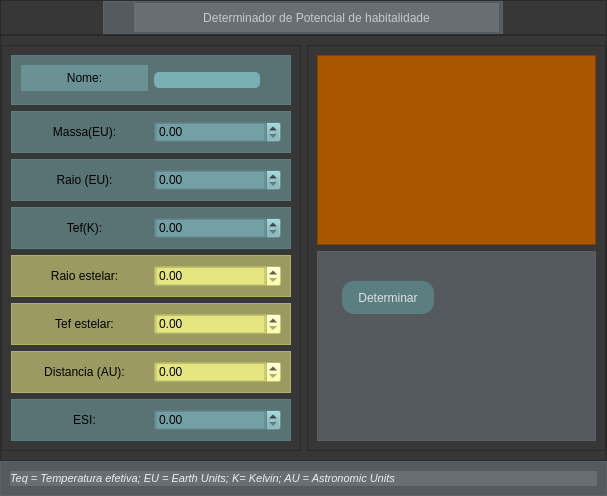
<?xml version="1.0" encoding="UTF-8"?>
<ui version="4.0">
 <class>MainWindow</class>
 <widget class="QMainWindow" name="MainWindow">
  <property name="geometry">
   <rect>
    <x>0</x>
    <y>0</y>
    <width>607</width>
    <height>496</height>
   </rect>
  </property>
  <property name="maximumSize">
   <size>
    <width>16777215</width>
    <height>16777215</height>
   </size>
  </property>
  <property name="windowTitle">
   <string>MainWindow</string>
  </property>
  <widget class="QWidget" name="centralwidget">
   <property name="minimumSize">
    <size>
     <width>400</width>
     <height>400</height>
    </size>
   </property>
   <property name="autoFillBackground">
    <bool>false</bool>
   </property>
   <property name="styleSheet">
    <string notr="true">background-color: rgb(55, 55, 55);</string>
   </property>
   <layout class="QVBoxLayout" name="verticalLayout">
    <property name="spacing">
     <number>0</number>
    </property>
    <property name="leftMargin">
     <number>0</number>
    </property>
    <property name="topMargin">
     <number>0</number>
    </property>
    <property name="rightMargin">
     <number>0</number>
    </property>
    <property name="bottomMargin">
     <number>0</number>
    </property>
    <item>
     <widget class="QFrame" name="top">
      <property name="maximumSize">
       <size>
        <width>16777215</width>
        <height>45</height>
       </size>
      </property>
      <property name="styleSheet">
       <string notr="true"/>
      </property>
      <property name="frameShape">
       <enum>QFrame::StyledPanel</enum>
      </property>
      <property name="frameShadow">
       <enum>QFrame::Raised</enum>
      </property>
      <layout class="QHBoxLayout" name="horizontalLayout_2">
       <property name="spacing">
        <number>0</number>
       </property>
       <property name="leftMargin">
        <number>0</number>
       </property>
       <property name="topMargin">
        <number>0</number>
       </property>
       <property name="rightMargin">
        <number>0</number>
       </property>
       <property name="bottomMargin">
        <number>0</number>
       </property>
       <item>
        <widget class="QFrame" name="frame_3">
         <property name="maximumSize">
          <size>
           <width>400</width>
           <height>16777215</height>
          </size>
         </property>
         <property name="styleSheet">
          <string notr="true">background-color: rgb(130, 143, 153,0.4);
</string>
         </property>
         <property name="frameShape">
          <enum>QFrame::StyledPanel</enum>
         </property>
         <property name="frameShadow">
          <enum>QFrame::Raised</enum>
         </property>
         <layout class="QVBoxLayout" name="verticalLayout_3">
          <property name="leftMargin">
           <number>30</number>
          </property>
          <property name="topMargin">
           <number>1</number>
          </property>
          <property name="rightMargin">
           <number>3</number>
          </property>
          <property name="bottomMargin">
           <number>1</number>
          </property>
          <item>
           <widget class="QLabel" name="label_titulo">
            <property name="styleSheet">
             <string notr="true">color: rgba(200, 200, 200,);</string>
            </property>
            <property name="text">
             <string>Determinador de Potencial de habitalidade</string>
            </property>
            <property name="alignment">
             <set>Qt::AlignCenter</set>
            </property>
           </widget>
          </item>
         </layout>
        </widget>
       </item>
      </layout>
     </widget>
    </item>
    <item>
     <widget class="QFrame" name="center">
      <property name="styleSheet">
       <string notr="true"/>
      </property>
      <property name="frameShape">
       <enum>QFrame::StyledPanel</enum>
      </property>
      <property name="frameShadow">
       <enum>QFrame::Raised</enum>
      </property>
      <layout class="QHBoxLayout" name="horizontalLayout">
       <property name="leftMargin">
        <number>0</number>
       </property>
       <property name="rightMargin">
        <number>0</number>
       </property>
       <item>
        <widget class="QFrame" name="info">
         <property name="minimumSize">
          <size>
           <width>0</width>
           <height>100</height>
          </size>
         </property>
         <property name="maximumSize">
          <size>
           <width>16777215</width>
           <height>600</height>
          </size>
         </property>
         <property name="styleSheet">
          <string notr="true"/>
         </property>
         <property name="frameShape">
          <enum>QFrame::StyledPanel</enum>
         </property>
         <property name="frameShadow">
          <enum>QFrame::Raised</enum>
         </property>
         <layout class="QVBoxLayout" name="verticalLayout_4">
          <item>
           <widget class="QFrame" name="nome">
            <property name="styleSheet">
             <string notr="true">background-color: rgba(122, 175, 179,0.5);</string>
            </property>
            <property name="frameShape">
             <enum>QFrame::StyledPanel</enum>
            </property>
            <property name="frameShadow">
             <enum>QFrame::Raised</enum>
            </property>
            <layout class="QHBoxLayout" name="horizontalLayout_10">
             <item>
              <widget class="QLabel" name="label">
               <property name="minimumSize">
                <size>
                 <width>0</width>
                 <height>30</height>
                </size>
               </property>
               <property name="styleSheet">
                <string notr="true">margin-bottom: 4px;
background-color: rgba(0.);</string>
               </property>
               <property name="text">
                <string>Nome:</string>
               </property>
               <property name="alignment">
                <set>Qt::AlignCenter</set>
               </property>
              </widget>
             </item>
             <item alignment="Qt::AlignLeft">
              <widget class="QLineEdit" name="nome_i">
               <property name="styleSheet">
                <string notr="true">background-color: rgba(122, 175, 179,1); 
border-radius: 5px;</string>
               </property>
              </widget>
             </item>
            </layout>
           </widget>
          </item>
          <item>
           <widget class="QFrame" name="massa">
            <property name="styleSheet">
             <string notr="true">background-color: rgba(122, 175, 179,0.5);</string>
            </property>
            <property name="frameShape">
             <enum>QFrame::StyledPanel</enum>
            </property>
            <property name="frameShadow">
             <enum>QFrame::Raised</enum>
            </property>
            <layout class="QHBoxLayout" name="horizontalLayout_3">
             <item>
              <widget class="QLabel" name="label_2">
               <property name="styleSheet">
                <string notr="true">background-color: rgba(,0);</string>
               </property>
               <property name="text">
                <string>Massa(EU):</string>
               </property>
               <property name="alignment">
                <set>Qt::AlignCenter</set>
               </property>
              </widget>
             </item>
             <item>
              <widget class="QDoubleSpinBox" name="massa_i">
               <property name="styleSheet">
                <string notr="true"/>
               </property>
              </widget>
             </item>
            </layout>
           </widget>
          </item>
          <item>
           <widget class="QFrame" name="raio">
            <property name="styleSheet">
             <string notr="true">background-color: rgba(122, 175, 179,0.5);</string>
            </property>
            <property name="frameShape">
             <enum>QFrame::StyledPanel</enum>
            </property>
            <property name="frameShadow">
             <enum>QFrame::Raised</enum>
            </property>
            <layout class="QHBoxLayout" name="horizontalLayout_9">
             <item>
              <widget class="QLabel" name="label_3">
               <property name="styleSheet">
                <string notr="true">background-color: rgba(0.5);</string>
               </property>
               <property name="text">
                <string>Raio (EU):</string>
               </property>
               <property name="alignment">
                <set>Qt::AlignCenter</set>
               </property>
              </widget>
             </item>
             <item>
              <widget class="QDoubleSpinBox" name="raio_i"/>
             </item>
            </layout>
           </widget>
          </item>
          <item>
           <widget class="QFrame" name="teq">
            <property name="styleSheet">
             <string notr="true">background-color: rgba(122, 175, 179,0.5);</string>
            </property>
            <property name="frameShape">
             <enum>QFrame::StyledPanel</enum>
            </property>
            <property name="frameShadow">
             <enum>QFrame::Raised</enum>
            </property>
            <layout class="QHBoxLayout" name="horizontalLayout_8">
             <item>
              <widget class="QLabel" name="label_4">
               <property name="styleSheet">
                <string notr="true">background-color: rgba(,0.5);</string>
               </property>
               <property name="text">
                <string>Tef(K):</string>
               </property>
               <property name="alignment">
                <set>Qt::AlignCenter</set>
               </property>
              </widget>
             </item>
             <item>
              <widget class="QDoubleSpinBox" name="teq_i"/>
             </item>
            </layout>
           </widget>
          </item>
          <item>
           <widget class="QFrame" name="distancia">
            <property name="styleSheet">
             <string notr="true">background-color: rgba(254, 255, 139,0.5);</string>
            </property>
            <property name="frameShape">
             <enum>QFrame::StyledPanel</enum>
            </property>
            <property name="frameShadow">
             <enum>QFrame::Raised</enum>
            </property>
            <layout class="QHBoxLayout" name="horizontalLayout_7">
             <item>
              <widget class="QLabel" name="label_5">
               <property name="styleSheet">
                <string notr="true">background-color: rgba(0.5);</string>
               </property>
               <property name="text">
                <string>Raio estelar:</string>
               </property>
               <property name="alignment">
                <set>Qt::AlignCenter</set>
               </property>
              </widget>
             </item>
             <item>
              <widget class="QDoubleSpinBox" name="distance_i"/>
             </item>
            </layout>
           </widget>
          </item>
          <item>
           <widget class="QFrame" name="r_estrela">
            <property name="styleSheet">
             <string notr="true">background-color: rgba(254, 255, 139,0.5);</string>
            </property>
            <property name="frameShape">
             <enum>QFrame::StyledPanel</enum>
            </property>
            <property name="frameShadow">
             <enum>QFrame::Raised</enum>
            </property>
            <layout class="QHBoxLayout" name="horizontalLayout_6">
             <item>
              <widget class="QLabel" name="label_6">
               <property name="styleSheet">
                <string notr="true">background-color: rgba(0.5);</string>
               </property>
               <property name="text">
                <string>Tef estelar:</string>
               </property>
               <property name="alignment">
                <set>Qt::AlignCenter</set>
               </property>
              </widget>
             </item>
             <item>
              <widget class="QDoubleSpinBox" name="r_estrela_i"/>
             </item>
            </layout>
           </widget>
          </item>
          <item>
           <widget class="QFrame" name="t_estrela">
            <property name="styleSheet">
             <string notr="true">background-color: rgba(254, 255, 139,0.5);</string>
            </property>
            <property name="frameShape">
             <enum>QFrame::StyledPanel</enum>
            </property>
            <property name="frameShadow">
             <enum>QFrame::Raised</enum>
            </property>
            <layout class="QHBoxLayout" name="horizontalLayout_5">
             <item>
              <widget class="QLabel" name="label_7">
               <property name="styleSheet">
                <string notr="true">background-color: rgba(,0.5);</string>
               </property>
               <property name="text">
                <string>Distancia (AU):</string>
               </property>
               <property name="alignment">
                <set>Qt::AlignCenter</set>
               </property>
              </widget>
             </item>
             <item>
              <widget class="QDoubleSpinBox" name="t_estrela_I"/>
             </item>
            </layout>
           </widget>
          </item>
          <item>
           <widget class="QFrame" name="ESI">
            <property name="styleSheet">
             <string notr="true">
background-color: rgba(122, 175, 179,0.5);</string>
            </property>
            <property name="frameShape">
             <enum>QFrame::StyledPanel</enum>
            </property>
            <property name="frameShadow">
             <enum>QFrame::Raised</enum>
            </property>
            <layout class="QHBoxLayout" name="horizontalLayout_4">
             <item>
              <widget class="QLabel" name="label_8">
               <property name="styleSheet">
                <string notr="true">background-color: rgba(84, 171, 97,0.0);</string>
               </property>
               <property name="text">
                <string>ESI:</string>
               </property>
               <property name="alignment">
                <set>Qt::AlignCenter</set>
               </property>
              </widget>
             </item>
             <item>
              <widget class="QDoubleSpinBox" name="esi"/>
             </item>
            </layout>
           </widget>
          </item>
         </layout>
        </widget>
       </item>
       <item>
        <widget class="QFrame" name="img">
         <property name="maximumSize">
          <size>
           <width>16777215</width>
           <height>16777215</height>
          </size>
         </property>
         <property name="styleSheet">
          <string notr="true"/>
         </property>
         <property name="frameShape">
          <enum>QFrame::StyledPanel</enum>
         </property>
         <property name="frameShadow">
          <enum>QFrame::Raised</enum>
         </property>
         <property name="lineWidth">
          <number>1</number>
         </property>
         <layout class="QVBoxLayout" name="verticalLayout_2">
          <item>
           <widget class="QFrame" name="frame_2">
            <property name="maximumSize">
             <size>
              <width>16777215</width>
              <height>16777215</height>
             </size>
            </property>
            <property name="styleSheet">
             <string notr="true">border-image: url(:/img/images.jpeg);
background-repeat: no-repeat;
background-position: center;
background-size: 100% 100%;
background-color: rgb(170, 85, 0);
</string>
            </property>
            <property name="frameShape">
             <enum>QFrame::StyledPanel</enum>
            </property>
            <property name="frameShadow">
             <enum>QFrame::Raised</enum>
            </property>
           </widget>
          </item>
          <item>
           <widget class="QFrame" name="frame">
            <property name="maximumSize">
             <size>
              <width>16777215</width>
              <height>16777215</height>
             </size>
            </property>
            <property name="styleSheet">
             <string notr="true">background-color: rgba(130, 143, 153,0.4);
</string>
            </property>
            <property name="frameShape">
             <enum>QFrame::StyledPanel</enum>
            </property>
            <property name="frameShadow">
             <enum>QFrame::Raised</enum>
            </property>
            <layout class="QHBoxLayout" name="horizontalLayout_11">
             <item>
              <widget class="QFrame" name="frame_4">
               <property name="styleSheet">
                <string notr="true">background-color: rgb();
border: 0</string>
               </property>
               <property name="frameShape">
                <enum>QFrame::StyledPanel</enum>
               </property>
               <property name="frameShadow">
                <enum>QFrame::Raised</enum>
               </property>
               <widget class="QPushButton" name="pushButton">
                <property name="geometry">
                 <rect>
                  <x>10</x>
                  <y>20</y>
                  <width>97</width>
                  <height>33</height>
                 </rect>
                </property>
                <property name="layoutDirection">
                 <enum>Qt::LeftToRight</enum>
                </property>
                <property name="styleSheet">
                 <string notr="true">QPushButton{
	background-color: rgba(100, 180, 180,0.4);
	border-radius: 12px;
	color: rgb(224,224,224);
	margin-left:5px
}

QPushButton:hover{background-color: rgba(224, 224, 224,0.5);
color: rgb(50,50,50);
}</string>
                </property>
                <property name="text">
                 <string>Determinar</string>
                </property>
               </widget>
              </widget>
             </item>
            </layout>
           </widget>
          </item>
         </layout>
        </widget>
       </item>
      </layout>
     </widget>
    </item>
    <item>
     <widget class="QFrame" name="bottom">
      <property name="minimumSize">
       <size>
        <width>0</width>
        <height>30</height>
       </size>
      </property>
      <property name="maximumSize">
       <size>
        <width>16777215</width>
        <height>40</height>
       </size>
      </property>
      <property name="autoFillBackground">
       <bool>false</bool>
      </property>
      <property name="styleSheet">
       <string notr="true">background-color: rgba(130, 143, 153,0.4);</string>
      </property>
      <property name="frameShape">
       <enum>QFrame::StyledPanel</enum>
      </property>
      <property name="frameShadow">
       <enum>QFrame::Raised</enum>
      </property>
      <layout class="QVBoxLayout" name="verticalLayout_5">
       <item>
        <widget class="QLabel" name="label_9">
         <property name="font">
          <font>
           <pointsize>8</pointsize>
           <italic>true</italic>
          </font>
         </property>
         <property name="styleSheet">
          <string notr="true">color: rgba(235, 239, 242,);</string>
         </property>
         <property name="text">
          <string>Teq = Temperatura efetiva; EU = Earth Units; K= Kelvin; AU = Astronomic Units</string>
         </property>
        </widget>
       </item>
      </layout>
     </widget>
    </item>
   </layout>
  </widget>
 </widget>
 <resources>
  <include location="file.qrc"/>
 </resources>
 <connections/>
</ui>
